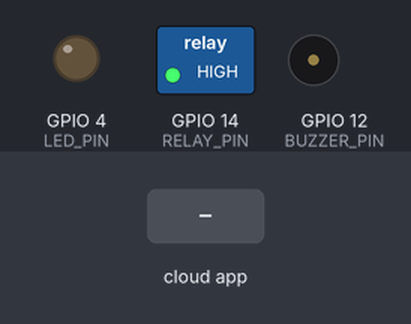
A sketch run on a simulated ESP8266 (NodeMCU). On the bench: switched loads named in the sketch (green lamp = pin HIGH), output pins drawn as LEDs (lit = HIGH), buzzer (waves = sounding, pin HIGH). Inputs (shaded band) come from the test bench. WiFi joins after 1.5 s; servers stay silent unless stated; the Firebase database answers and starts empty; what the sketch prints to the serial monitor is not drawn.

Above: at 2.7 s.
2.8 s: the phone or cloud app sets device2State to 1
At 4.1 s:
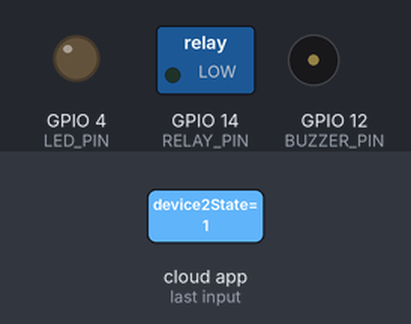
6.1 s: the phone or cloud app sets device1State to 1
At 8.4 s:
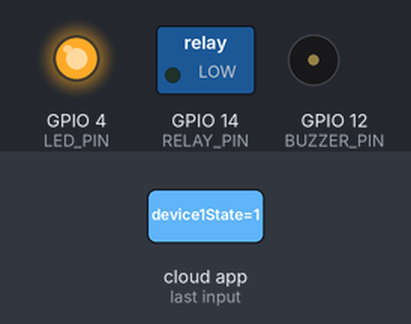
9.4 s: the phone or cloud app sets device2State to 0
At 10.7 s:
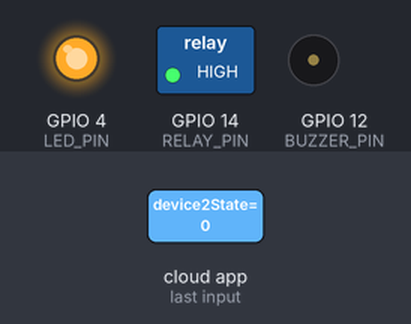
11.6 s: the phone or cloud app sets device1State to 0
At 13.1 s:
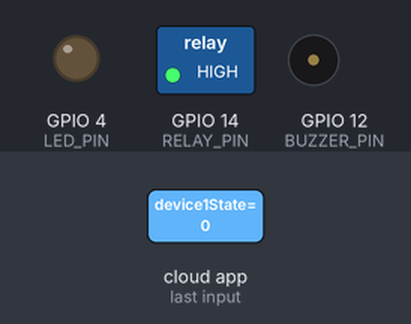
Timing chart, 0 to 14.6 s (numbered marks = the images above; inputs shaded):
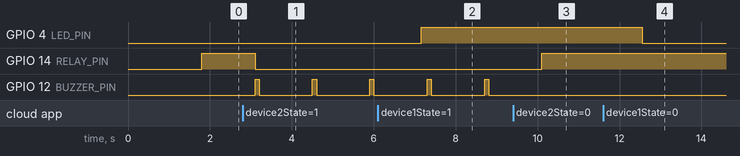

Measured:
- after the input at 2.8 s, GPIO 14 (RELAY_PIN): HIGH → LOW after 0.30 s; GPIO 12 (BUZZER_PIN): alternates HIGH for 0.10 s and LOW for 1.3 s, starting after 0.30 s
- after the input at 6.1 s, GPIO 4 (LED_PIN): LOW → HIGH after 1.1 s
- after the input at 9.4 s, GPIO 14 (RELAY_PIN): LOW → HIGH after 0.70 s; GPIO 12 (BUZZER_PIN): stays LOW (without the input it goes to HIGH after 0.70 s)
- after the input at 11.6 s, GPIO 4 (LED_PIN): HIGH → LOW after 0.95 s

The sketch:

smart-home-automation.ino
```cpp
#include <ESP8266WiFi.h>
#include <FirebaseESP8266.h>

// 1. Network & Firebase Credentials
#define WIFI_SSID "Nothing Phone (2a)_1940"
#define WIFI_PASSWORD "1w3r5y7i9p"
#define FIREBASE_HOST "https://smart-home-automation-79320-default-rtdb.asia-southeast1.firebasedatabase.app" // [cite: 15]
#define FIREBASE_AUTH "WSujxUfJpDIRrSswryaHp2D5VAsuaA1ARJER770m"

// 2. Hardware Layer Definitions [cite: 17, 19]
#define LED_PIN 4       // Lighting Node: Standard illumination [cite: 21]
#define RELAY_PIN 14     // Appliance Node: Relay + Fan [cite: 22]
#define BUZZER_PIN 12    // Alert Node: Acoustic feedback [cite: 24]

FirebaseData firebaseData;
FirebaseConfig config;
FirebaseAuth auth;

void setup() {
  Serial.begin(115200);

  // Initialize Hardware [cite: 17]
  pinMode(LED_PIN, OUTPUT);
  pinMode(RELAY_PIN, OUTPUT);
  pinMode(BUZZER_PIN, OUTPUT);

  // Communication Layer: Wi-Fi Heartbeat [cite: 16]
  WiFi.begin(WIFI_SSID, WIFI_PASSWORD);
  while (WiFi.status() != WL_CONNECTED) {
    delay(500);
    Serial.print(".");
  }

  // Cloud Layer Configuration [cite: 15]
  config.host = FIREBASE_HOST;
  config.signer.tokens.legacy_token = FIREBASE_AUTH;
  Firebase.begin(&config, &auth);
  Firebase.reconnectWiFi(true);
}

void loop() {
  // 3. Bi-Directional Communication: Syncing UI with Hardware [cite: 8, 32]

  // Control Lighting Node (device1State) [cite: 20, 28]
  if (Firebase.getInt(firebaseData, "/device1State")) {
    int ledState = firebaseData.intData();
    digitalWrite(LED_PIN, ledState == 1 ? HIGH : LOW);
  }

  // Control Appliance Node (device2State) [cite: 20, 29]
  if (Firebase.getInt(firebaseData, "/device2State")) {
    int applianceState = firebaseData.intData();
    digitalWrite(RELAY_PIN, applianceState == 0 ? HIGH : LOW);

    // Alert Node: Acoustic feedback for specific events (e.g., Appliance ON) [cite: 24]
    if (applianceState == 1) {
      digitalWrite(BUZZER_PIN, HIGH);
      delay(100);
      digitalWrite(BUZZER_PIN, LOW);
    }
  }

  delay(1000); // Polling interval for real-time synchronization [cite: 26]
}
```
